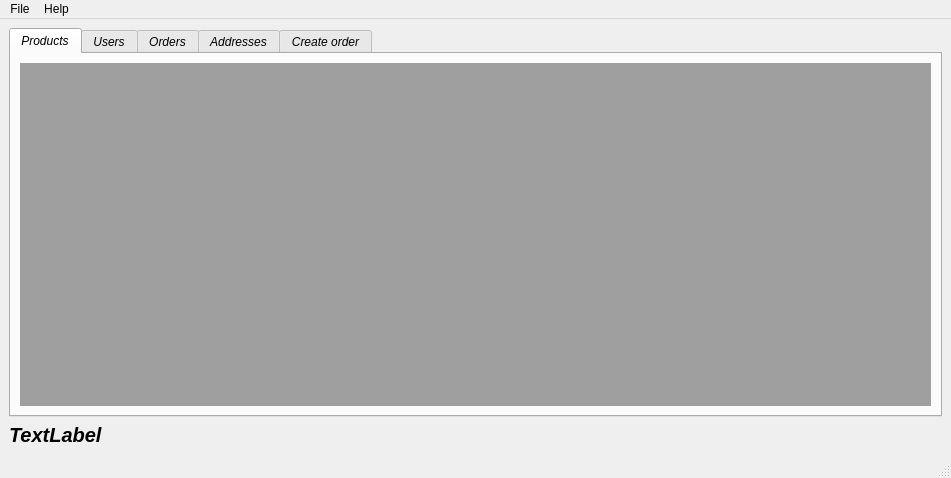
<?xml version="1.0" encoding="UTF-8"?>
<ui version="4.0">
 <class>MainWindow</class>
 <widget class="QMainWindow" name="MainWindow">
  <property name="geometry">
   <rect>
    <x>0</x>
    <y>0</y>
    <width>951</width>
    <height>478</height>
   </rect>
  </property>
  <property name="windowTitle">
   <string>MainWindow</string>
  </property>
  <widget class="QWidget" name="centralwidget">
   <layout class="QGridLayout" name="gridLayout">
    <item row="1" column="0">
     <widget class="QLabel" name="userEmaillabel">
      <property name="font">
       <font>
        <pointsize>15</pointsize>
        <weight>75</weight>
        <italic>true</italic>
        <bold>true</bold>
       </font>
      </property>
      <property name="text">
       <string>TextLabel</string>
      </property>
     </widget>
    </item>
    <item row="0" column="0" colspan="3">
     <widget class="QTabWidget" name="tabWidget">
      <property name="font">
       <font>
        <italic>true</italic>
        <underline>false</underline>
        <strikeout>false</strikeout>
       </font>
      </property>
      <property name="mouseTracking">
       <bool>false</bool>
      </property>
      <property name="currentIndex">
       <number>0</number>
      </property>
      <widget class="QWidget" name="tab">
       <attribute name="title">
        <string>Products</string>
       </attribute>
       <layout class="QGridLayout" name="gridLayout_2">
        <item row="0" column="0">
         <widget class="QMdiArea" name="ProductMdiArea"/>
        </item>
       </layout>
      </widget>
      <widget class="QWidget" name="tab_2">
       <attribute name="title">
        <string>Users</string>
       </attribute>
       <layout class="QGridLayout" name="gridLayout_3">
        <item row="0" column="0">
         <widget class="QMdiArea" name="userMdiArea"/>
        </item>
       </layout>
      </widget>
      <widget class="QWidget" name="tab_3">
       <attribute name="title">
        <string>Orders</string>
       </attribute>
       <layout class="QGridLayout" name="gridLayout_4">
        <item row="0" column="0">
         <widget class="QMdiArea" name="ordersMdiArea"/>
        </item>
        <item row="1" column="0">
         <widget class="QMdiArea" name="orderDetailsMdiArea"/>
        </item>
       </layout>
      </widget>
      <widget class="QWidget" name="tab_4">
       <attribute name="title">
        <string>Addresses</string>
       </attribute>
       <layout class="QGridLayout" name="gridLayout_5">
        <item row="0" column="0" colspan="2">
         <widget class="QMdiArea" name="addressMdiArea"/>
        </item>
        <item row="1" column="0">
         <spacer name="horizontalSpacer">
          <property name="orientation">
           <enum>Qt::Horizontal</enum>
          </property>
          <property name="sizeHint" stdset="0">
           <size>
            <width>806</width>
            <height>20</height>
           </size>
          </property>
         </spacer>
        </item>
        <item row="1" column="1">
         <widget class="QPushButton" name="NewAddressOrder">
          <property name="text">
           <string>New Address</string>
          </property>
         </widget>
        </item>
       </layout>
      </widget>
      <widget class="QWidget" name="tab_5">
       <attribute name="title">
        <string>Create order</string>
       </attribute>
       <layout class="QGridLayout" name="gridLayout_6">
        <item row="0" column="0">
         <widget class="QMdiArea" name="orderFormMdiArea"/>
        </item>
       </layout>
      </widget>
     </widget>
    </item>
   </layout>
  </widget>
  <widget class="QStatusBar" name="statusbar"/>
  <widget class="QMenuBar" name="menubar">
   <property name="geometry">
    <rect>
     <x>0</x>
     <y>0</y>
     <width>951</width>
     <height>22</height>
    </rect>
   </property>
   <widget class="QMenu" name="menuFile">
    <property name="title">
     <string>File</string>
    </property>
    <widget class="QMenu" name="menuDatabase">
     <property name="title">
      <string>Database</string>
     </property>
     <addaction name="actionAdd_Products"/>
     <addaction name="actionAdd_Users"/>
     <addaction name="actionAdd_Address"/>
    </widget>
    <widget class="QMenu" name="menuOrders">
     <property name="title">
      <string>Orders</string>
     </property>
    </widget>
    <addaction name="separator"/>
    <addaction name="separator"/>
    <addaction name="menuDatabase"/>
    <addaction name="actionQuit"/>
    <addaction name="menuOrders"/>
    <addaction name="actionotro"/>
   </widget>
   <widget class="QMenu" name="menuHelp">
    <property name="title">
     <string>Help</string>
    </property>
    <addaction name="actionAbout"/>
   </widget>
   <addaction name="menuFile"/>
   <addaction name="menuHelp"/>
  </widget>
  <action name="actionQuit">
   <property name="text">
    <string>Quit</string>
   </property>
  </action>
  <action name="actionAbout">
   <property name="text">
    <string>About</string>
   </property>
  </action>
  <action name="actionAdd_Products">
   <property name="text">
    <string>Add Products</string>
   </property>
  </action>
  <action name="actionAdd_Users">
   <property name="text">
    <string>Add Users</string>
   </property>
  </action>
  <action name="actionAdd_address">
   <property name="text">
    <string>Add address</string>
   </property>
  </action>
  <action name="actionCheck_Orders">
   <property name="text">
    <string>Check Orders</string>
   </property>
  </action>
  <action name="actionSearch_Product">
   <property name="text">
    <string>Search Product</string>
   </property>
  </action>
  <action name="actionDatabase_2">
   <property name="text">
    <string>Database</string>
   </property>
  </action>
  <action name="actionotro">
   <property name="text">
    <string>otro</string>
   </property>
  </action>
  <action name="actionList_Users">
   <property name="text">
    <string>List Users</string>
   </property>
  </action>
  <action name="actionList_Products">
   <property name="text">
    <string>List Products</string>
   </property>
  </action>
  <action name="actionAdd_Address">
   <property name="text">
    <string>Add Address</string>
   </property>
  </action>
 </widget>
 <resources/>
 <connections/>
</ui>
